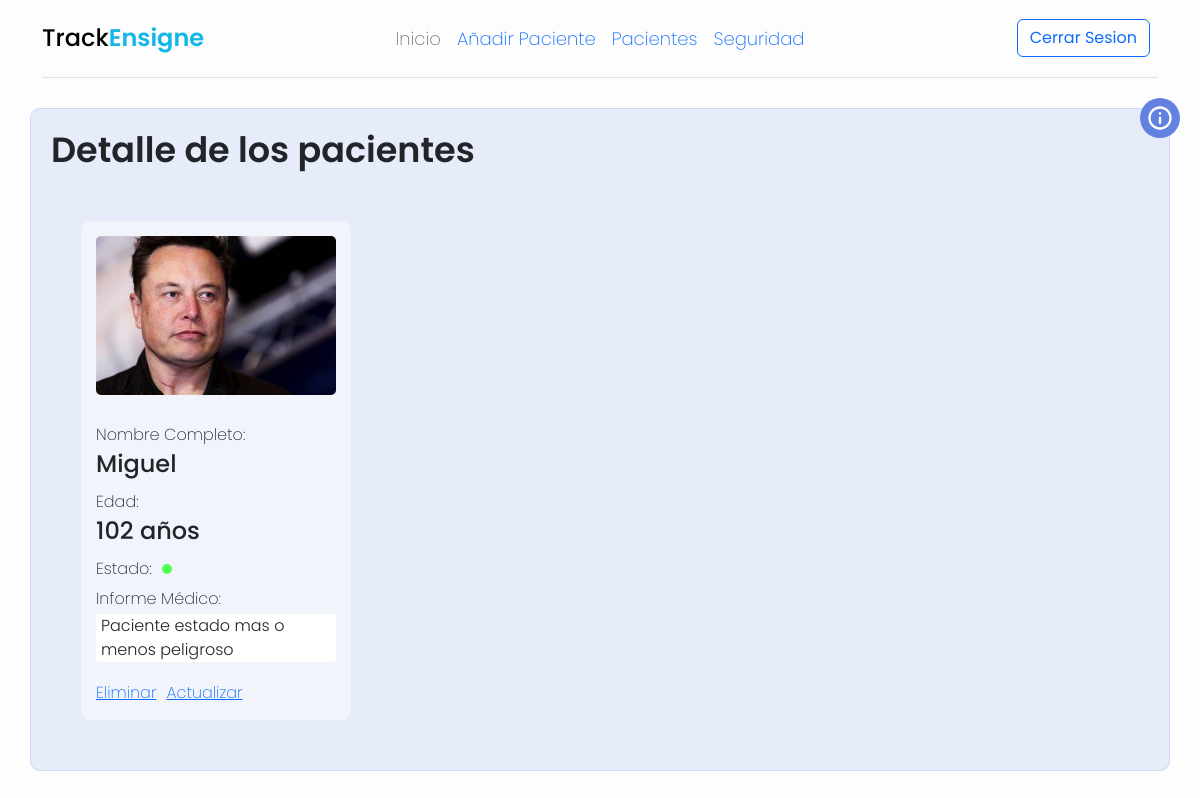
Page /app/pacientes/ (signed in) on the earlier database version.
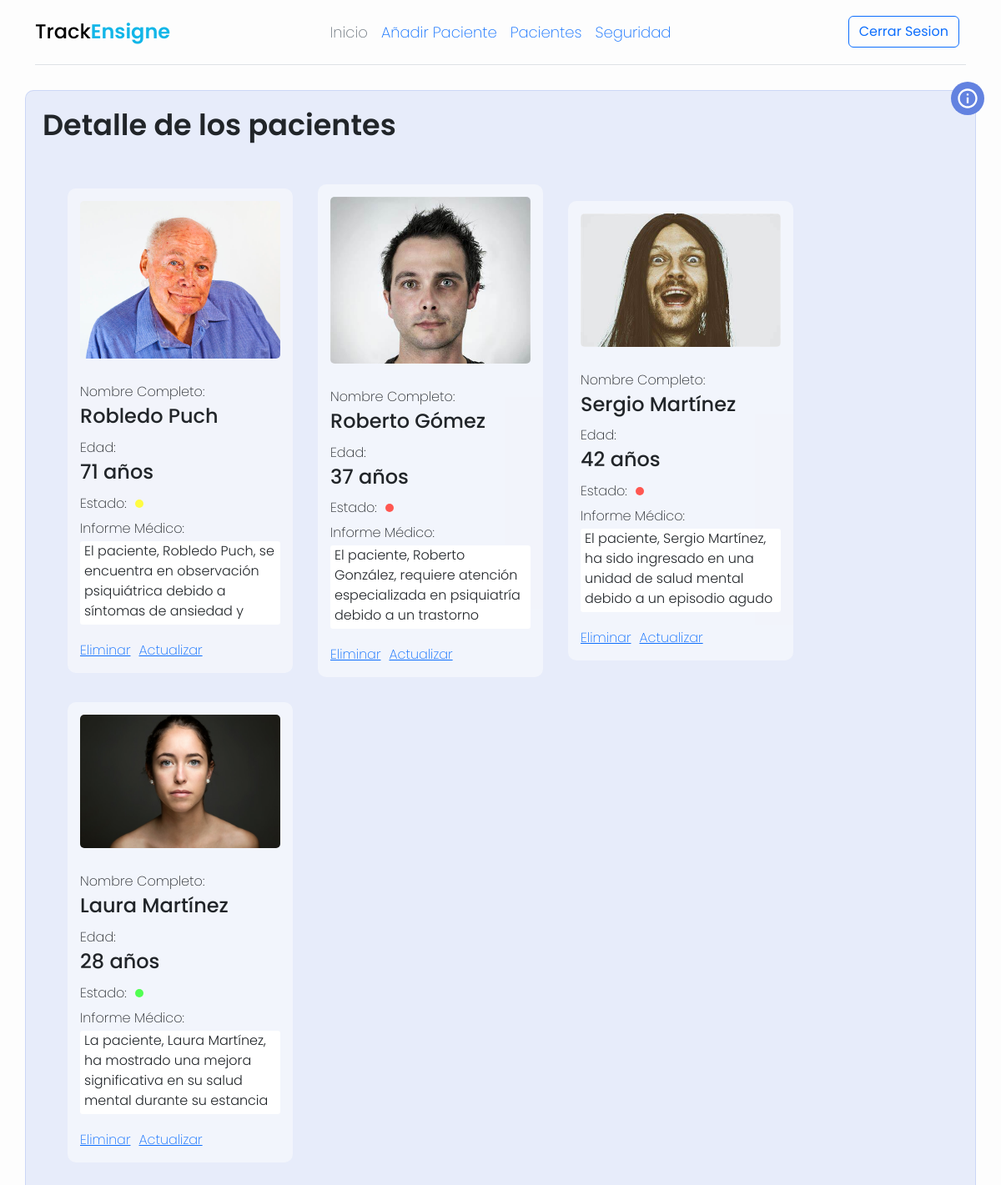
Same page on the later database version.
### myapp/models.py (models this page shows, shortened)
class Paciente(models.Model):
    estado_choices = (('En observacion', 'En observacion'), ('Atencion especial','Atencion especial'),
                      ('Alta medica', 'Alta medica'))
    nombre = models.CharField(max_length=100)
    imagen = models.ImageField(upload_to='pacientes/')
    edad = models.PositiveIntegerField()
    informe_medico = models.TextField()
    estado = models.CharField(max_length=20,choices=estado_choices, default='Alta medica')

### myapp/views.py (the view)
# urls.py: path('pacientes/', views.patients_details, name='pacientes'),
@login_required
def patients_details(request):
    patients = Paciente.objects.all()
    context = {
        'patients': patients
    }
    return render(request, 'pages/detalles_pacientes.html', context)

### templates/pages/detalles_pacientes.html (shortened to what this page needs)
{% extends 'plantilla/index.html' %}
{% block content %}
<div class="content-detalle">
    <div class="header-detalle">
        <h3 class="titulo-detalle">Detalle de los pacientes</h3>
        <button class="btn-detalle" id="btn-detalle"></button>
    </div>
    <div class="content-for">
        {% for pacientes in patients %}
        <div class="card-detalle">
            <div class="cont-img-detalle">
                <img src="{{pacientes.imagen.url}}" alt="imagen del paciente" style="display: block; width: 100%;">
            </div>
            Nombre Completo: <h4>{{pacientes.nombre}}</h4>
            Edad: <h4>{{pacientes.edad}} años</h4>
            <div class="estado-content">Estado: <div
                    class="{%if pacientes.estado == 'En observacion'%}en-observacion{%elif pacientes.estado == 'Atencion especial'%}atencion-especial{%elif pacientes.estado == 'Alta medica'%}alta-medica{%endif%}">
                </div>
            </div>
            Informe Médico: <p class="informe-medico">{{pacientes.informe_medico}}</p>
            <div class="opcion-pacientes">
                <a href="{% url 'eliminar_paciente' pacientes.pk %}">Eliminar</a>
                 <a href="{% url 'actualizar_paciente' pacientes.pk %}">Actualizar</a>
            </div>
        </div>
        {% endfor %}
    </div>
</div>
{% endblock %}

### templates/plantilla/index.html (shortened to what this page needs)
{% load static %}
<!DOCTYPE html>
<html lang="en">
<head>
    <link href="https://cdn.jsdelivr.net/npm/bootstrap@5.3.1/dist/css/bootstrap.min.css" rel="stylesheet"
>
</head>
<body>
    {% include 'navigation/navbar.html' %}
    {% block content %}
    {% endblock %}
</body>
</html>

### templates/navigation/navbar.html (shortened to what this page needs)
<div class="container">
    <header
        class="navbar d-flex flex-wrap align-items-center justify-content-center justify-content-md-between py-3 mb-1 border-bottom">
        <div class="col-md-3 mt-2 mb-md-0 ">
            <a href="/" class="d-inline-flex link-body-emphasis text-decoration-none">
                <h4>Track<span style="color: rgb(18, 182, 232);font-weight: 600;">Ensigne</span></h4>
            </a>
        </div>
        <ul class="nav col-12 col-md-auto mb-2 justify-content-center mb-md-0">
            <li><a href="{% url 'home' %}" class="nav-link px-2 link-secondary">Inicio</a></li>
            {% if user.is_authenticated %}
            <li><a href="{% url 'extracted' %}" class="nav-link px-2">Añadir Paciente</a></li>
            <li><a href="{% url 'pacientes' %}" class="nav-link px-2">Pacientes</a></li>
            <li><a href="{% url 'recognition' %}" class="nav-link px-2">Seguridad</a></li>
            {% endif %}
        </ul>
        <div class="col-md-3 text-end">
            {% if user.is_authenticated %}
            <button type="button" class="btn btn-outline-primary me-2"><a style="text-decoration: none;" href="{% url 'account_logout' %}">Cerrar
                    Sesion</a></button>
            {% endif %}
        </div>
    </header>
</div>

### templates/pages/detalles_pacientes.html (style rules this page uses)
.navbar { font-size: 18px; }
html { position: relative; }
body { font-family: 'Poppins', sans-serif; background-color: #fdfdfd; font-weight: 200; }
.content-detalle { width: 95%; margin: 30px auto; background-color: rgba(65, 105, 225, 0.113); border: 1px solid rgba(65, 105, 225, 0.161); padding: 20px; border-radius: 10px; }
.content-for { display: flex; align-items: center; flex-wrap: wrap; gap: 30px; padding: 30px; }
.titulo-detalle { font-size: 35px; font-weight: 600; margin-bottom: 20px; }
.card-detalle { width: 270px; height: auto; background-color: #fdfdfd83; padding: 15px; border-radius: 10px; display: flex; flex-direction: column; gap: 3px; }
.cont-img-detalle { width: 100%; max-height: 200px; overflow: hidden; border-radius: 5px; margin-bottom: 25px; }
.cont-img-detalle img { object-fit: cover; }
.en-observacion { width: 10px; height: 10px; border-radius: 100%; background-color: rgb(255, 252, 66); }
.atencion-especial { width: 10px; height: 10px; border-radius: 100%; background-color: rgb(255, 87, 81); }
.alta-medica { width: 10px; height: 10px; border-radius: 100%; background-color: rgb(81, 255, 81); }
.estado-content { display: flex; align-items: center; gap: 10px; margin-bottom: 3px; }
.opcion-pacientes { display: flex; align-items: center; gap: 10px; }
.informe-medico { background-color: #ffffff; padding: 0 5px; border-radius: 3px; font-weight: 300; overflow-y: auto; max-height: 100px; max-width: 100%; word-wrap: break-word; }
.header-detalle { display: flex; justify-content: space-between; align-items: center; }
.btn-detalle { border: none; background-color: rgb(99, 130, 224); color: white; width: 40px; height: 40px; border-radius: 50%; display: flex; justify-content: center; align-items: center; position: absolute; top: 98px; right: 20px; }

Differences in the rows shown:
removed Paciente: imagen (picture), nombre "Miguel", edad "102", informe_medico "Paciente estado mas o menos peligroso"
added Paciente: imagen (picture), nombre "Robledo Puch", edad "71", informe_medico "El paciente, Robledo Puch, se encuentra en observación psiquiátrica debido a síntomas de ansiedad y…"
added Paciente: imagen (picture), nombre "Roberto Gómez", edad "37", informe_medico "El paciente, Roberto González, requiere atención especializada en psiquiatría debido a un trastorno…"
added Paciente: imagen (picture), nombre "Sergio Martínez", edad "42", informe_medico "El paciente, Sergio Martínez, ha sido ingresado en una unidad de salud mental debido a un episodio agudo…"
added Paciente: imagen (picture), nombre "Laura Martínez", edad "28", informe_medico "La paciente, Laura Martínez, ha mostrado una mejora significativa en su salud mental durante su estancia…"
